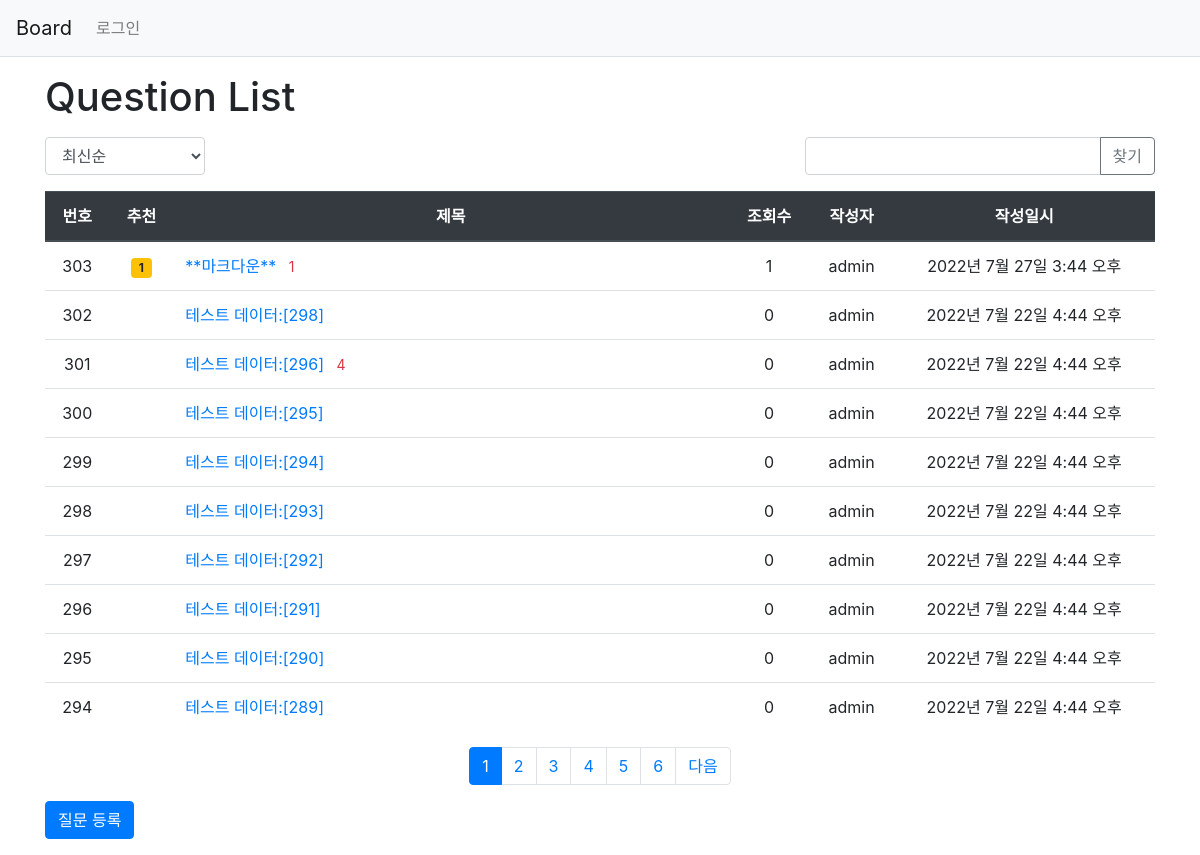
/board/, run on the app's committed database.
### board/models.py (models this page shows, shortened)
class Question(models.Model):
    subject = models.CharField(max_length=200)
    content = models.TextField()
    author = models.ForeignKey(
        User, on_delete=models.CASCADE, related_name="author_question"
    )
    create_date = models.DateTimeField()
    modify_date = models.DateTimeField(null=True, blank=True)
    voter = models.ManyToManyField(User, related_name="voter_question")
    view_cnt = models.BigIntegerField(default=0)

### board/views/base_views.py (the view, shortened to what this page needs)
# urls.py: path("", base_views.index, name="index"),
def index(request):
    page = request.GET.get("page", 1)  # http://127.0.0.1:8000/board/?page=1
    keyword = request.GET.get("keyword", "")
    sort = request.GET.get("sort", "")
    if sort == "recent":
        question_list = Question.objects.order_by("-create_date")
    elif sort == "recommend":
        question_list = Question.objects.annotate(num_voter=Count("voter")).order_by(
            "-num_voter", "-create_date"
        )
    elif sort == "popular":  # 인기순(답변이 많은)
        question_list = Question.objects.annotate(num_answer=Count("answer")).order_by(
            "-num_answer", "-create_date"
        )
    else:
        question_list = Question.objects.order_by("-create_date")
    paginator = Paginator(
        question_list, 10
    )  # Paginator 객체 생성(전체목록, 10) 전체목록에서 10개씩 가져오기
    page_obj = paginator.get_page(page)
    context = {
        "question_list": page_obj,
        "page": page,
        "keyword": keyword,
        "sort": sort,
    }
    return render(request, "board/question_list.html", context)

### board/templatetags/board_filter.py (called while the page is built)
@register.filter
def sub(value, arg):
    return value - arg

### templates/board/question_list.html (shortened to what this page needs)
{% extends 'base.html' %}
{% load board_filter %}
{% block content %}
<div class="container my-3">
  <h1>Question List</h1>
  <div class="row justify-content-between my-3">
    <div class="col-2">
      <select class="form-control sort">
        <option value="recent" {% if sort == 'recent' %}selected{% endif %} >최신순</option>
      </select>
    </div>
    <div class="col-4 input-group">
      <input type="text" class='form-control keyword' value="{{keyword|default_if_none:''}}">
      <div class="input-group-append">
        <button class="btn btn-outline-secondary" type='button' id='btn_search'>찾기</button>
      </div>
    </div>
  </div>
  {% if question_list %}
  <table class="table">
    <thead>
      <tr class="thead-dark text-center">
        <th>번호</th>
        <th>추천</th>
        <th style='width:50%'>제목</th>
        <th>조회수</th>
        <th>작성자</th>
        <th>작성일시</th>
      </tr>
    </thead>
    <tbody>
      {% for question in question_list%}
      <tr class='text-center'>
        <td>{{ question_list.paginator.count|sub:question_list.start_index|sub:forloop.counter0|add:1 }}</td>
        <td>
          {% if question.voter.all.count %}
          <span class="badge badge-warning px-2 py-1">
            {{question.voter.all.count}}
          </span>
          {% endif %}
        </td>
        <td class='text-left' >
          <a href=" {% url 'board:detail' question.id %}" class='move'>
            {{ question.subject }}
            {% if question.answer_set.count > 0 %}
              <span class="text-danger small ml-2">{{question.answer_set.count}}</span>
            {% endif %}
          </a>
        </td>
        <td>{{ question.view_cnt }}</td>
        <td>{{ question.author.username }}</td>
        <td>{{ question.create_date }}</td>
      </tr>
      {% endfor %}
    </tbody>
  </table>
  <nav aria-label="Page navigation">
    <ul class="pagination justify-content-center">
      {% for page in question_list.paginator.page_range %}
        {% if page >= question_list.number|add:-5 and page <= question_list.number|add:5 %}
        <li class="page-item {% if page == question_list.number %} active {% endif %} ">
            <a class="page-link" id='page-link' href="#" data-page="{{page}}">{{page}}</a>
        </li>
        {% endif %}
      {% endfor %}
      {% if question_list.has_next %}
      <li class="page-item">
        <a class="page-link" href="#" data-page="{{question_list.next_page_number}}">다음</a>
      </li>
      {% endif %}
    </ul>
  </nav>
  {% endif %}
  <a href="{% url 'board:question_create' %}" class='btn btn-primary'>질문 등록</a>
</div>
{% endblock %}

### templates/base.html (shortened to what this page needs)
{% load static %}
<!DOCTYPE html>
<html lang="en">
<head>
    <link rel="stylesheet" href=" {% static 'css/bootstrap.min.css' %} ">
    <link rel="stylesheet" href=" {% static 'css/mystyle.css' %} ">
    <link rel="stylesheet" href="https://cdnjs.cloudflare.com/ajax/libs/font-awesome/5.13.0/css/all.min.css">
</head>
<body>
    {% include 'navbar.html' %}
    {% block content %}{% endblock %}
</body>
</html>

### templates/navbar.html (shortened to what this page needs)
<nav class="navbar navbar-expand-lg navbar-light bg-light border-bottom">
  <a class="navbar-brand" href="{% url 'board:index' %}">Board</a>
  <div class="collapse navbar-collapse flex-grow-0" id="navbarNav">
    <ul class="navbar-nav">
      <li class="nav-item">
        {% if user.is_authenticated %}
          <a class="nav-link" href="{% url 'common:logout' %}"> {{user.username}} 로그아웃</a>
        {% else %}
          <a class="nav-link" href="{% url 'common:login' %}">로그인</a>
        {% endif %}
      </li>
    </ul>
  </div>
</nav>

### data on the page
Question: paginator.count|sub "303", voter.all.count "1", subject "**마크다운**", answer_set.count "1", view_cnt "1", author.username "admin", create_date "2022년 7월 27일 3:44 오후"
Question: paginator.count|sub "302", subject "테스트 데이터:[298]", view_cnt "0", author.username "admin", create_date "2022년 7월 22일 4:44 오후"
Question: paginator.count|sub "301", subject "테스트 데이터:[296]", answer_set.count "4", view_cnt "0", author.username "admin", create_date "2022년 7월 22일 4:44 오후"
Question: paginator.count|sub "300", subject "테스트 데이터:[295]", view_cnt "0", author.username "admin", create_date "2022년 7월 22일 4:44 오후"
Question: paginator.count|sub "299", subject "테스트 데이터:[294]", view_cnt "0", author.username "admin", create_date "2022년 7월 22일 4:44 오후"
Question: paginator.count|sub "298", subject "테스트 데이터:[293]", view_cnt "0", author.username "admin", create_date "2022년 7월 22일 4:44 오후"
Question: paginator.count|sub "297", subject "테스트 데이터:[292]", view_cnt "0", author.username "admin", create_date "2022년 7월 22일 4:44 오후"
Question: paginator.count|sub "296", subject "테스트 데이터:[291]", view_cnt "0", author.username "admin", create_date "2022년 7월 22일 4:44 오후"
Question: paginator.count|sub "295", subject "테스트 데이터:[290]", view_cnt "0", author.username "admin", create_date "2022년 7월 22일 4:44 오후"
Question: paginator.count|sub "294", subject "테스트 데이터:[289]", view_cnt "0", author.username "admin", create_date "2022년 7월 22일 4:44 오후"

### other printed values
{{ page }} "1" "2" "3" "4" "5" "6"
